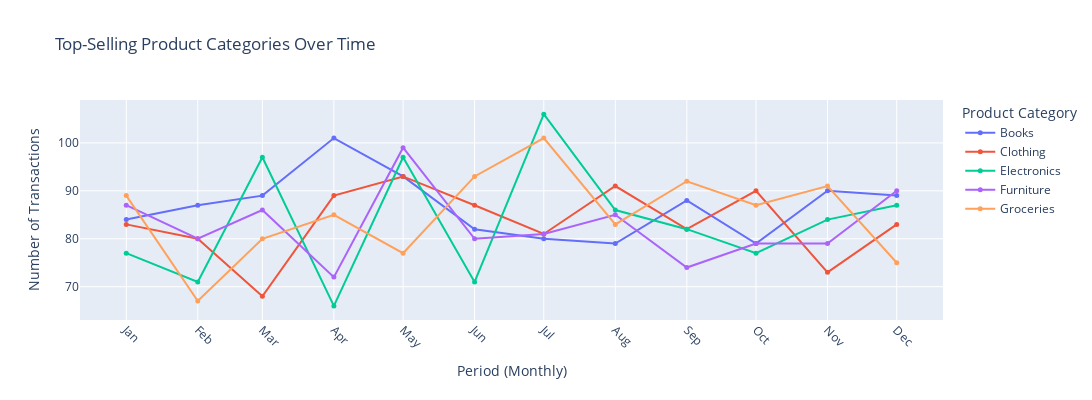

Notebook cell for this chart:
### Code cell
import pandas as pd
import plotly.express as px

# Convert TransactionDate to datetime (if not already)
transaction_history['TransactionDate'] = pd.to_datetime(transaction_history['TransactionDate'])

# Optional: Group by week or month to make the chart clearer
transaction_history['Period'] = transaction_history['TransactionDate'].dt.to_period('M').astype(str)

# Aggregate number of transactions per category per period
category_sales = (
    transaction_history
    .groupby(['Period', 'ProductCategory'])
    .size()
    .reset_index(name='TransactionCount')
)

# Line chart using Plotly
fig = px.line(
    category_sales,
    x='Period',
    y='TransactionCount',
    color='ProductCategory',
    title='Top-Selling Product Categories Over Time',
    markers=True
)

# Improve layout
fig.update_layout(
    xaxis_title='Period (Monthly)',
    yaxis_title='Number of Transactions',
    hovermode='x unified',
    width=1200,
    height=400
)
fig.update_traces(mode='lines+markers', marker=dict(size=5))
fig.update_layout(legend_title_text='Product Category')
fig.update_xaxes(tickangle=45, dtick='M1', tickformat='%b')
fig.show()

### Figure 1 — Plotly figure (JSON) as saved in the notebook; plotly's stock layout.template omitted (floating-point values rounded to 4 significant figures)
{"data": [{"hovertemplate": "ProductCategory=Books<br>Period=%{x}<br>TransactionCount=%{y}<extra></extra>", "legendgroup": "Books", "line": {"color": "#636efa", "dash": "solid"}, "marker": {"size": 5, "symbol": "circle"}, "mode": "lines+markers", "name": "Books", "orientation": "v", "showlegend": true, "type": "scatter", "x": ["2022-01", "2022-02", "2022-03", "2022-04", "2022-05", "2022-06", "2022-07", "2022-08", "2022-09", "2022-10", "2022-11", "2022-12"], "xaxis": "x", "y": [84, 87, 89, 101, 93, 82, 80, 79, 88, 79, 90, 89], "yaxis": "y"}, {"hovertemplate": "ProductCategory=Clothing<br>Period=%{x}<br>TransactionCount=%{y}<extra></extra>", "legendgroup": "Clothing", "line": {"color": "#EF553B", "dash": "solid"}, "marker": {"size": 5, "symbol": "circle"}, "mode": "lines+markers", "name": "Clothing", "orientation": "v", "showlegend": true, "type": "scatter", "x": ["2022-01", "2022-02", "2022-03", "2022-04", "2022-05", "2022-06", "2022-07", "2022-08", "2022-09", "2022-10", "2022-11", "2022-12"], "xaxis": "x", "y": [83, 80, 68, 89, 93, 87, 81, 91, 82, 90, 73, 83], "yaxis": "y"}, {"hovertemplate": "ProductCategory=Electronics<br>Period=%{x}<br>TransactionCount=%{y}<extra></extra>", "legendgroup": "Electronics", "line": {"color": "#00cc96", "dash": "solid"}, "marker": {"size": 5, "symbol": "circle"}, "mode": "lines+markers", "name": "Electronics", "orientation": "v", "showlegend": true, "type": "scatter", "x": ["2022-01", "2022-02", "2022-03", "2022-04", "2022-05", "2022-06", "2022-07", "2022-08", "2022-09", "2022-10", "2022-11", "2022-12"], "xaxis": "x", "y": [77, 71, 97, 66, 97, 71, 106, 86, 82, 77, 84, 87], "yaxis": "y"}, {"hovertemplate": "ProductCategory=Furniture<br>Period=%{x}<br>TransactionCount=%{y}<extra></extra>", "legendgroup": "Furniture", "line": {"color": "#ab63fa", "dash": "solid"}, "marker": {"size": 5, "symbol": "circle"}, "mode": "lines+markers", "name": "Furniture", "orientation": "v", "showlegend": true, "type": "scatter", "x": ["2022-01", "2022-02", "2022-03", "2022-04", "2022-05", "2022-06", "2022-07", "2022-08", "2022-09", "2022-10", "2022-11", "2022-12"], "xaxis": "x", "y": [87, 80, 86, 72, 99, 80, 81, 85, 74, 79, 79, 90], "yaxis": "y"}, {"hovertemplate": "ProductCategory=Groceries<br>Period=%{x}<br>TransactionCount=%{y}<extra></extra>", "legendgroup": "Groceries", "line": {"color": "#FFA15A", "dash": "solid"}, "marker": {"size": 5, "symbol": "circle"}, "mode": "lines+markers", "name": "Groceries", "orientation": "v", "showlegend": true, "type": "scatter", "x": ["2022-01", "2022-02", "2022-03", "2022-04", "2022-05", "2022-06", "2022-07", "2022-08", "2022-09", "2022-10", "2022-11", "2022-12"], "xaxis": "x", "y": [89, 67, 80, 85, 77, 93, 101, 83, 92, 87, 91, 75], "yaxis": "y"}], "layout": {"height": 400, "hovermode": "x unified", "legend": {"title": {"text": "Product Category"}, "tracegroupgap": 0}, "title": {"text": "Top-Selling Product Categories Over Time"}, "width": 1200, "xaxis": {"anchor": "y", "domain": [0, 1], "dtick": "M1", "tickangle": 45, "tickformat": "%b", "title": {"text": "Period (Monthly)"}}, "yaxis": {"anchor": "x", "domain": [0, 1], "title": {"text": "Number of Transactions"}}}}
